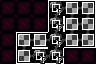

This is a level from a 2D game, rendered from its Tiled map with the project's own tilesets. A one-line summary and the complete map file follow:
An orthogonal 6x4 tile map with 16x16 px tiles, 4 tile layers (Maze Shape, Room Properties, Minimap, Restrictions).

<map version="1.10" tiledversion="1.11.0" orientation="orthogonal" renderorder="right-down" width="6" height="4" tilewidth="16" tileheight="16" infinite="0" nextlayerid="5" nextobjectid="1">
 <tileset firstgid="1" source="../LayoutTiles.tsx" />
 <layer id="1" name="Maze Shape" width="6" height="4">
  <data encoding="csv">
1,1,1,35,33,36,
1,1,1,34,3,4,
1,35,19,18,49,52,
1,51,19,52,1,1
</data>
 </layer>
 <layer id="2" name="Room Properties" width="6" height="4">
  <data encoding="csv">
5,5,5,7,6,6,
5,5,5,7,6,6,
5,6,6,7,6,6,
5,6,7,7,5,5
</data>
 </layer>
 <layer id="4" name="Minimap" width="6" height="4">
  <data encoding="csv">
0,0,0,13,14,14,
0,0,0,13,14,14,
0,14,14,13,14,14,
0,14,13,13,0,0
</data>
 </layer>
 <layer id="3" name="Restrictions" width="6" height="4">
  <data encoding="csv">
0,0,0,16,0,0,
0,0,0,16,0,0,
0,0,0,16,0,0,
0,0,16,16,0,0
</data>
 </layer>
</map>
